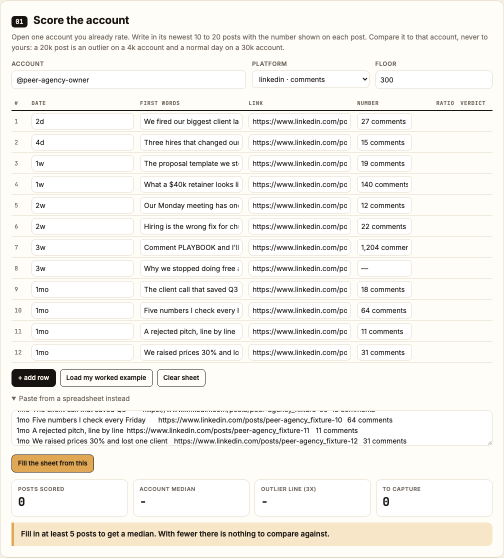
#> input picture content/plan/intake-viability-v2/before/A-02-feed-paste.png, 1008 x 1115 px (shown at 1/2 size)
$ python contact.py
#> lines starting #> are read from the running program, lines starting #| are printed output that depends on the picture
"""Contact sheet of the key before/after screenshots for the review card."""
from PIL import Image, ImageDraw, ImageFont
import pathlib
D = pathlib.Path(__file__).parent
pairs = [("before/A-02-feed-paste.png", "A before: '27 comments' read as nothing, 0 posts scored"),
         ("after/A-02-feed-paste.png", "A after: 11 scored, median 22, 1 capture (the comment-bait post)"),
         ("before/B-01-feed-paste.png", "B before: '2,316 Views' (the 14.7x post) dropped, blank row shifted the link"),
         ("after/B-03-floor-1000.png", "B after, floor set to 1,000 by hand: 2 captures"),
         ("before/B-02-export-paste.png", "B before: X analytics CSV scored Permalink Clicks, median 0"),
         ("after/A-05-own-export.png", "A after: LinkedIn export read by header, note on the unit")]
W = 760; pad = 24; font = ImageFont.truetype("/System/Library/Fonts/Supplemental/Arial.ttf", 20)
tiles = []
for p, cap in pairs:
    im = Image.open(D / p).convert("RGB"); h = int(im.height * W / im.width); im = im.resize((W, h))
#> further down, im is the input picture: PIL image 1008x1115 RGB; mean R, G, B 244.2, 241.6, 236.7
#> after `h = int(im.height * W / im.width)`: h = 840
#> after `im = im.resize((W, h))`:
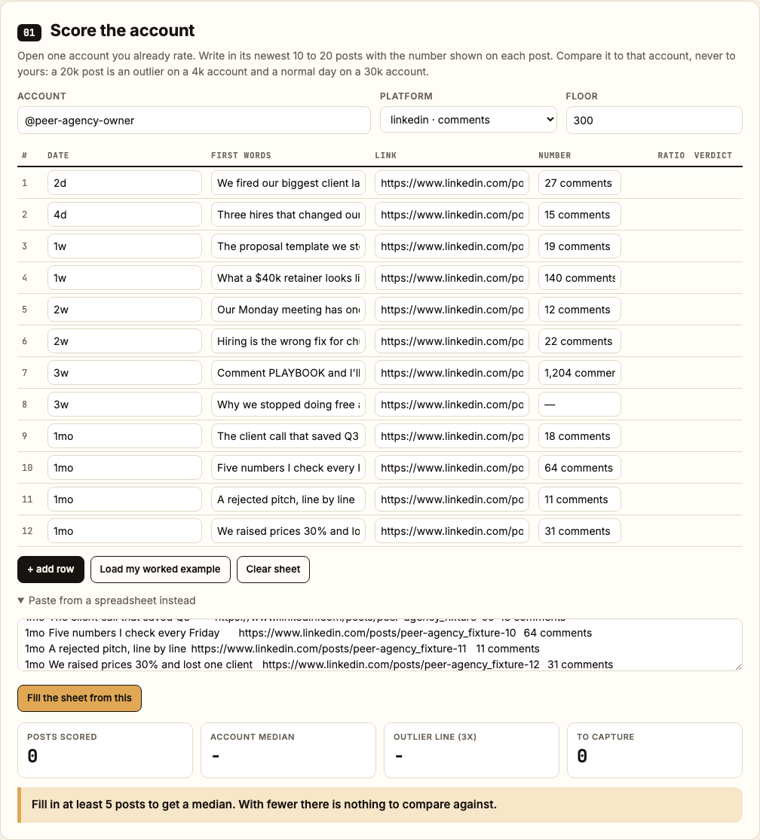
#> im: PIL image 760x840 RGB; mean R, G, B 243.9, 241.4, 236.4
    tiles.append((im, cap))
#> pass 2 of the loop `for p, cap in pairs:`:
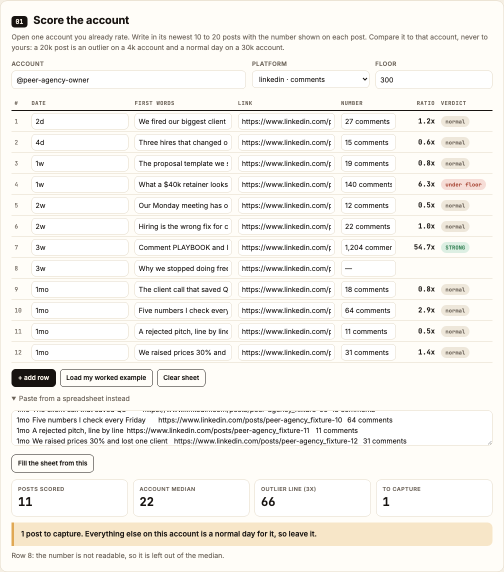
#> input picture content/plan/intake-viability-v2/after/A-02-feed-paste.png, 1008 x 1144 px (shown at 1/2 size)
#> im is the input picture: PIL image 1008x1144 RGB; mean R, G, B 243.9, 241.5, 236.8
#> `im = im.resize((W, h))`:
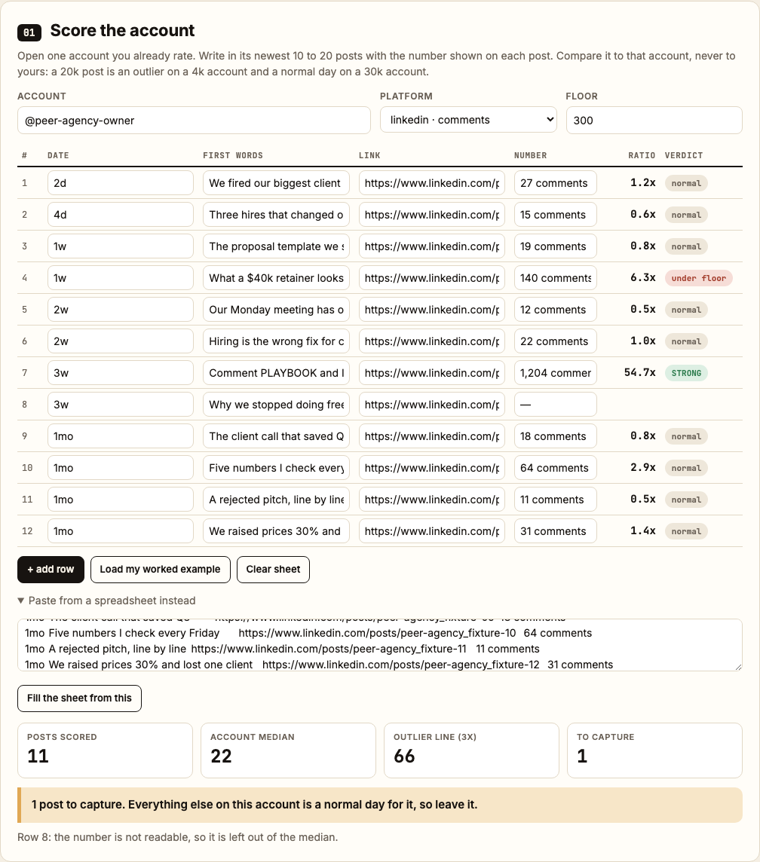
#> im: PIL image 760x862 RGB; mean R, G, B 243.6, 241.3, 236.5
#> pass 3 of the loop `for p, cap in pairs:`:
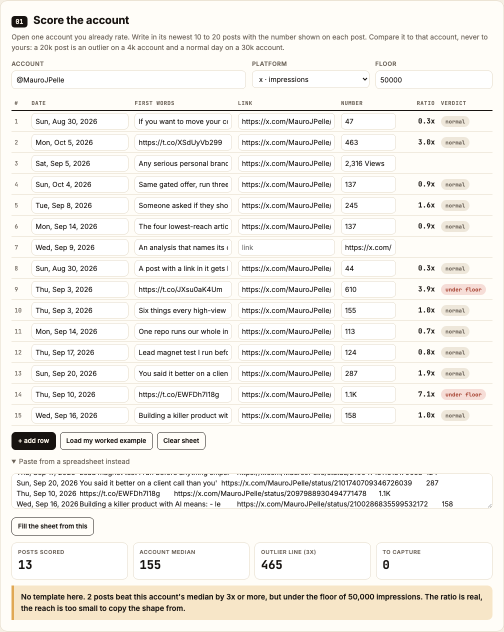
#> input picture content/plan/intake-viability-v2/before/B-01-feed-paste.png, 1008 x 1264 px (shown at 1/2 size)
#> im is the input picture: PIL image 1008x1264 RGB; mean R, G, B 242.9, 240.3, 235.3
#> `im = im.resize((W, h))`:
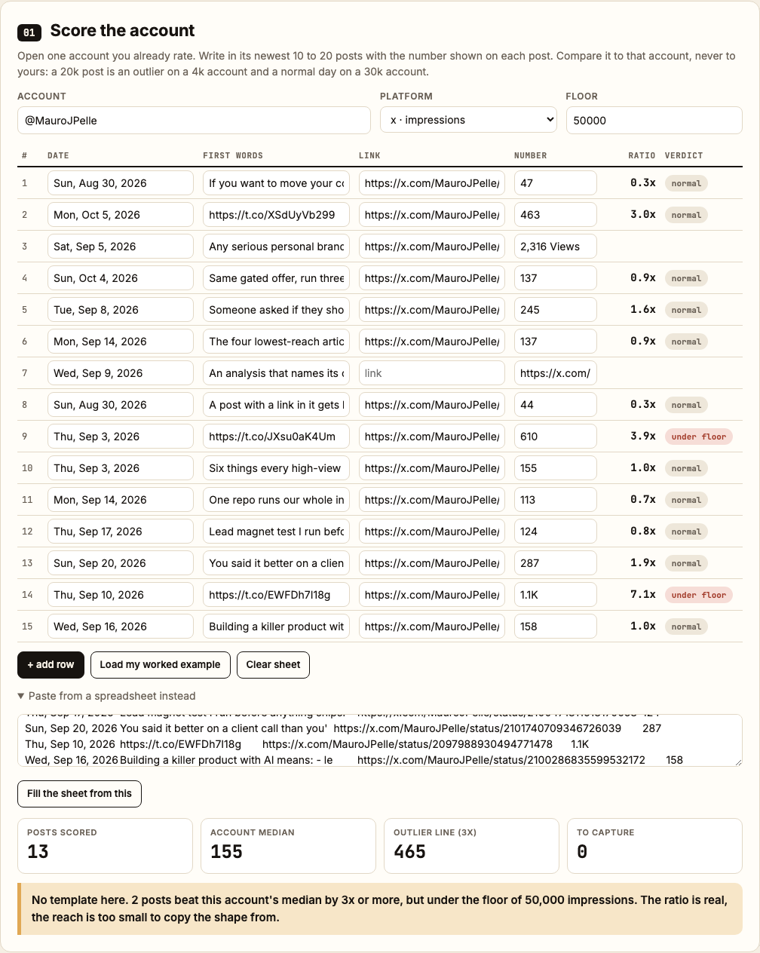
#> im: PIL image 760x953 RGB; mean R, G, B 242.6, 240.1, 235.1
#> the loop made 6 passes; the first 3 are shown
rows = [tiles[i:i+2] for i in range(0, len(tiles), 2)]
heights = [max(t[0].height for t in r) + 40 for r in rows]
sheet = Image.new("RGB", (W*2 + pad*3, sum(heights) + pad*(len(rows)+1)), "#F5EFE4")
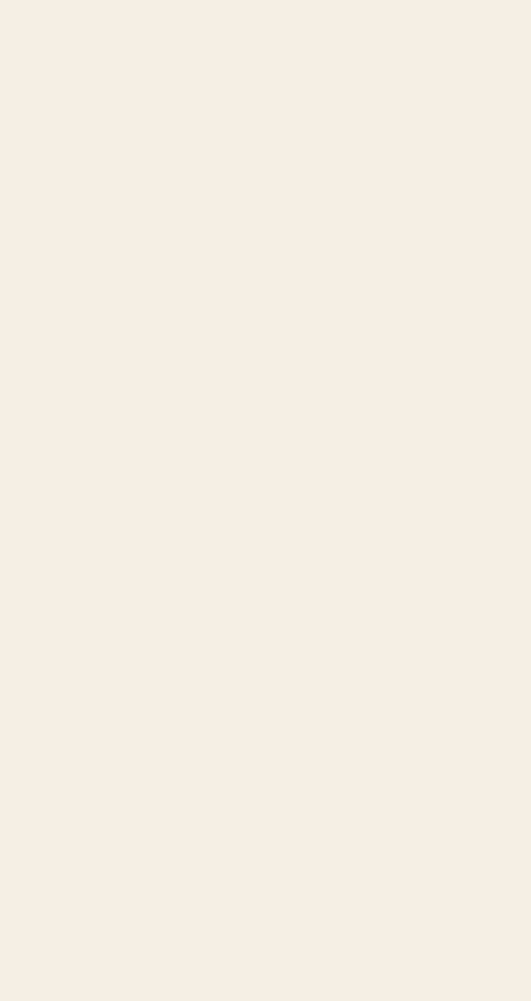
#> sheet: PIL image 1592x3002 RGB (shown at 1/3 size); mean R, G, B 245, 239, 228
d = ImageDraw.Draw(sheet); y = pad
for r, h in zip(rows, heights):
    for k, (im, cap) in enumerate(r):
        x = pad + k*(W+pad); d.text((x, y), cap, fill="#171310", font=font); sheet.paste(im, (x, y+34))
    y += h + pad
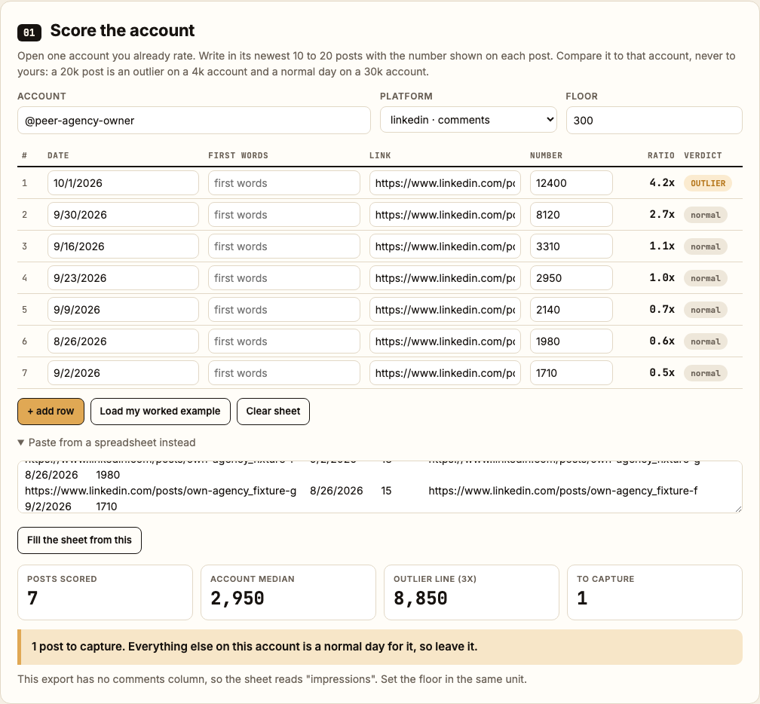
#> im: PIL image 760x704 RGB; mean R, G, B 245.4, 242.9, 237.6
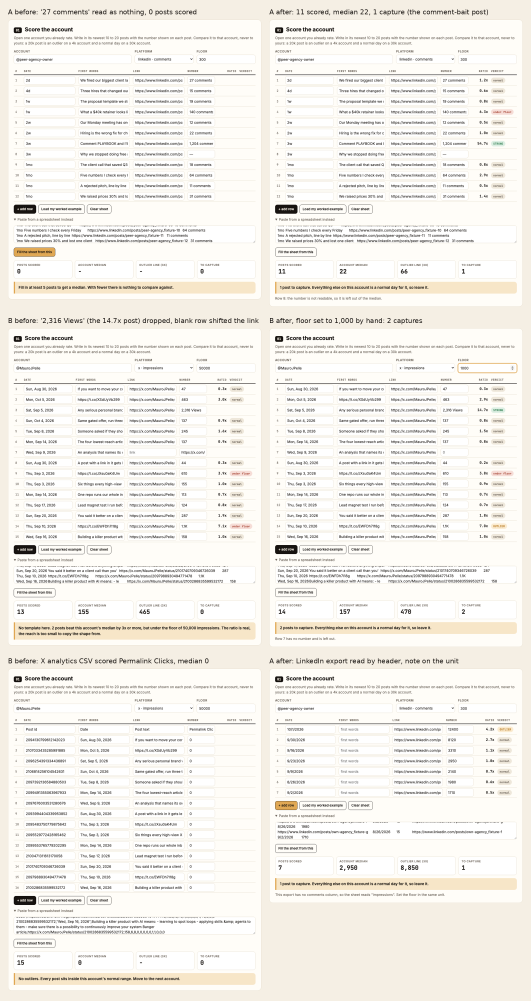
#> sheet: PIL image 1592x3002 RGB (shown at 1/3 size); mean R, G, B 243.2, 240.3, 234.5
sheet.save(D / "contact.png", optimize=True); print(sheet.size)
